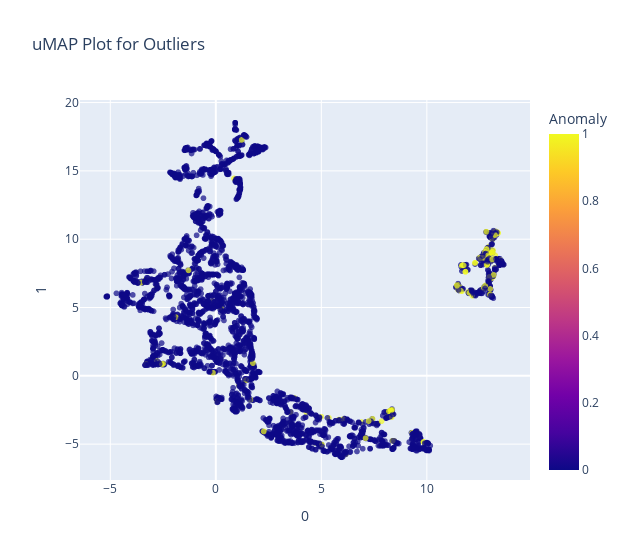

The cell this chart's notebook holds for it:
### Markdown cell above
**| Outlier**

### Code cell
from pycaret.anomaly import *

exp_name = setup(data=df, outliers_threshold=0.05, verbose=False, remove_outliers=False)
detector = create_model('iforest', verbose=False)
plot_model(detector, plot='umap', scale=0.7)

### Figure 1 — Plotly figure (JSON) as saved in the notebook; plotly's stock layout.template omitted (floating-point values rounded to 4 significant figures; data arrays with more than 128 entries replaced by an {"elided": "..."} marker saying what was removed)
{"data": [{"customdata": {"elided": "3941x1 int values"}, "hovertemplate": "0=%{x}<br>1=%{y}<br>Feature=%{customdata[0]}<br>Anomaly=%{marker.color}<extra></extra>", "legendgroup": "", "marker": {"color": {"elided": "3941 int values"}, "coloraxis": "coloraxis", "opacity": 0.7, "symbol": "circle"}, "mode": "markers", "name": "", "showlegend": false, "type": "scattergl", "x": {"elided": "3941 float values"}, "xaxis": "x", "y": {"elided": "3941 float values"}, "yaxis": "y"}], "layout": {"coloraxis": {"colorbar": {"title": {"text": "Anomaly"}}, "colorscale": [[0, "#0d0887"], [0.1111, "#46039f"], [0.2222, "#7201a8"], [0.3333, "#9c179e"], [0.4444, "#bd3786"], [0.5556, "#d8576b"], [0.6667, "#ed7953"], [0.7778, "#fb9f3a"], [0.8889, "#fdca26"], [1, "#f0f921"]]}, "height": 560, "legend": {"tracegroupgap": 0}, "title": {"text": "uMAP Plot for Outliers"}, "width": 630, "xaxis": {"anchor": "y", "autorange": true, "domain": [0, 1], "range": [-6.436, 14.89], "title": {"text": "0"}, "type": "linear"}, "yaxis": {"anchor": "x", "autorange": true, "domain": [0, 1], "range": [-7.624, 20.19], "title": {"text": "1"}, "type": "linear"}}}
